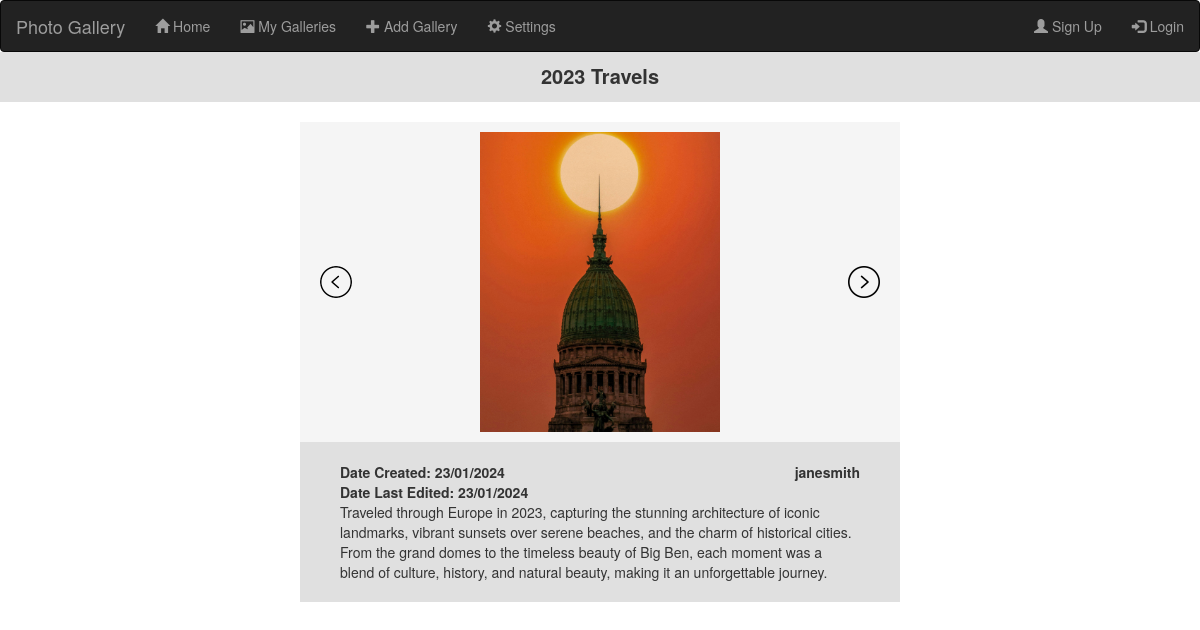
Page /viewGallery1 on the earlier database version.
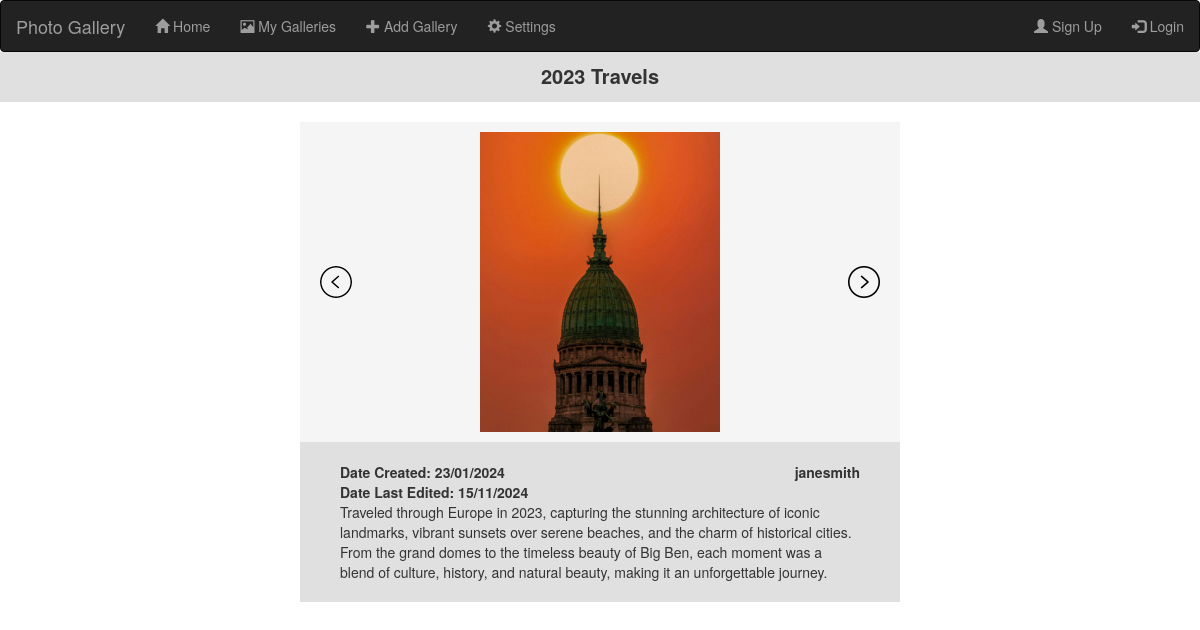
Same page on the later database version.
### components/databaseClasses.py (models this page shows, shortened)
class Photo(db.Model):
    __tablename__ = 'photos'
    __bind_key__ = 'photos'
    id = db.Column(db.Integer, primary_key=True)
    galleryId = db.Column(db.Integer, db.ForeignKey(Gallery.id))
    photoURL = db.Column(db.String(32))
    thumbnailURL = db.Column(db.String(32))

class Gallery(db.Model):
    __tablename__ = 'galleries'
    id = db.Column(db.Integer, primary_key=True)
    userId = db.Column(db.Integer, db.ForeignKey(User.id))
    numPhotos = db.Column(db.Integer)
    title = db.Column(db.String(40))
    dateCreated = db.Column(db.Date)
    dateLastEdited = db.Column(db.Date)
    description = db.Column(db.Text)
    photos = db.relationship('Photo', backref='gallery')

### app.py (the view)
@app.route("/viewGallery<int:galleryID>")
def viewGallery(galleryID):
    gallery = getGalleries(Gallery)[galleryID]
    photos = Photo.query.filter_by(galleryId=gallery['id']).all()
    URLs = {}
    count = 0
    for photo in photos:
        URLs[count] = photo.photoURL
        count += 1
    return render_template('indvGallery.html', URLs = URLs, username = getCurrentUsername(), title = gallery['title'], description = gallery['description'], numPhotos = gallery['numPhotos'], dateCreated = gallery['dateCreated'], dateLastEdited = gallery['dateLastEdited'], galleryUsername = users[gallery['userId']]["username"], loggedIn = isLoggedIn())

### components/databaseFunctions.py (called while the page is built, shortened)
def getGalleries(Gallery, refresh = False):
    return galleries

### components/utils.py (called while the page is built)
def getCurrentUsername():
    currentUserID = session.get("userId", None)
    currentUsername = None
    if currentUserID != None:
        currentUsername = loadUser(currentUserID).username
    return currentUsername

def isLoggedIn():
    if 'loggedIn' not in session:
        session['loggedIn'] = False
        session.modified = True
    return session['loggedIn']

### templates/indvGallery.html (shortened to what this page needs)
{% extends "base.html" %}
{% block content %}
    <div class = "pageTitle">
        {{title}}
    </div>
    <div id = "indvGallery">
        <div class = "galleryImages">
            <img src = "{{ url_for('static', filename = 'leftArrow.png') }}" class = "leftArrow" onclick = "nextPhoto(-1)">
            <img src = "{{URLs[0]}}" id = "photo" class = "galleryPhoto">
            <img src = "{{ url_for('static', filename = 'rightArrow.png') }}" class = "rightArrow" onclick = "nextPhoto(1)">
        </div>
        <div class = "galleryDetails">
            <div class = "galleryDates">
                Date Created: {{dateCreated.strftime('%d/%m/%Y')}}<br>
                Date Last Edited: {{dateLastEdited.strftime('%d/%m/%Y')}}
            </div>
            <div class = "galleryUser">{{galleryUsername}}</div>
            <div class = "galleryDescription">
                {{description}}
            </div>
        </div>
    </div>
{% endblock %}

Differences in the rows shown:
changed Gallery: strftime "23/01/2024" → "15/11/2024"
